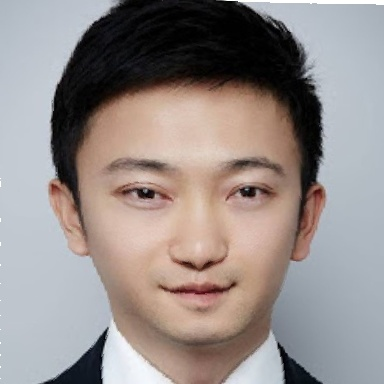
#> input picture CS270-Digital-Image-Processing/hw2/problem2/TPS_res.jpg, 384 x 384 px
$ python p2.py
#> lines starting #> are read from the running program, lines starting #| are printed output that depends on the picture
import numpy as np
import matplotlib.pyplot as plt
from cv2 import cv2
from math import sqrt, log
from scipy.spatial.distance import squareform, pdist
from scipy import io
import random


""" Helper Functions """
"""======================================================"""
# [22 lines left out: functions scatter, parse_lines, not called in this run]


""" Show features (control points) """
"""======================================================"""
# [11 lines left out: function show_features, not called in this run]


""" TPS Algorithm """
"""======================================================"""
# [52 lines left out: functions makeT, tps_transform, do_TPS, not called in this run]


""" Linear transformation """
"""======================================================"""
# [12 lines left out: function linear_transform, not called in this run]


""" Image registeration """
"""======================================================"""
# [34 lines left out: function get_registered_img, not called in this run]


""" Image blending using Laplace pyramaid method """
"""======================================================"""
def laplace_pyr(image, level=3):
    curr, res, gauss = image.copy(), [], []
    for _ in range(level+1):
        gauss.append(curr)
        curr = cv2.pyrDown(curr)
    for i in range(level):
        curr = gauss[i].astype(np.float32) - (cv2.pyrUp(gauss[i+1])).astype(np.float32)
        curr = np.clip(curr, 0, 255).astype(np.uint8)
        res.append(curr)
    res.append(gauss[-1])
    return res


""" Reconstruct image from Laplace pyramaid """
"""======================================================"""
def reconstruct(lap_pyr):
    res = lap_pyr[0]
    for i in range(1, len(lap_pyr)):
        tmp = lap_pyr[i]
        for _ in range(i):
            tmp = cv2.pyrUp(tmp)
        res = tmp.astype(np.float32) + res.astype(np.float32)
        res = np.clip(res, 0, 255)
    return res.astype(np.uint8)


""" Image blending using Laplace pyramaid method """
"""======================================================"""
def blending(option=1):
    """Option=1: girl at Left, boy at Right"""
#> called with option = 2
    """Option=2: girl at Right, boy at Left"""
    man = cv2.imread("./TPS_res.jpg")
#> man is the input picture: shape (384, 384, 3); mean B, G, R 138.5, 140.9, 149.8
    girl = cv2.imread("./girl.jpeg")[0:384, 0:384, :]
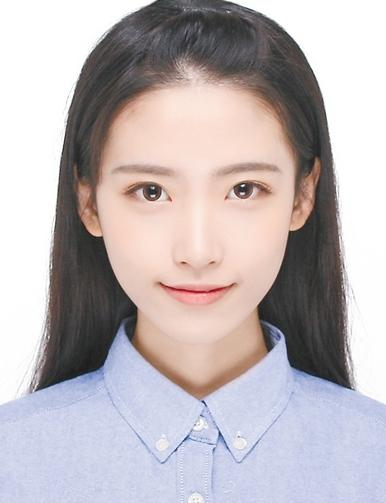
#> input picture CS270-Digital-Image-Processing/hw2/problem2/girl.jpeg, 386 x 503 px
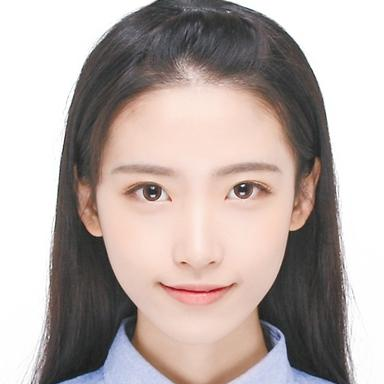
#> girl: shape (384, 384, 3); mean B, G, R 168.2, 172, 184.1
    lpg = laplace_pyr(girl)
#> in laplace_pyr, `curr, res, gauss = image.copy(), [], []`: res = []
#> after the loop in laplace_pyr, `for _ in range(level+1):`:
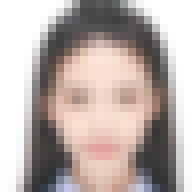
#> curr: shape (24, 24, 3) (shown 8 times larger); mean B, G, R 168.8, 172.8, 184.8
#> after the loop in laplace_pyr, `for _ in range(level+1):`: gauss = 4 items
#> after the loop in laplace_pyr, `for i in range(level):`: res = 3 items
#> lpg = 4 items
    lpb = laplace_pyr(man)
#> call 2 of laplace_pyr, with level = 3
#> in laplace_pyr (call 2), `curr, res, gauss = image.copy(), [], []`: res = []
#> after the loop in laplace_pyr (call 2), `for _ in range(level+1):`:
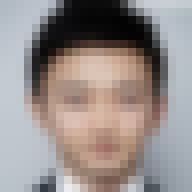
#> curr: shape (24, 24, 3) (shown 8 times larger); mean B, G, R 138.4, 140.7, 149.6
#> after the loop in laplace_pyr (call 2), `for _ in range(level+1):`: gauss = 4 items
#> the loop in laplace_pyr (call 2), `for i in range(level):` made 3 passes
#> pass 1, in laplace_pyr (call 2), `curr = gauss[i].astype(np.float32) - (cv2.pyrUp(gauss[i+1])).astype(np..`:
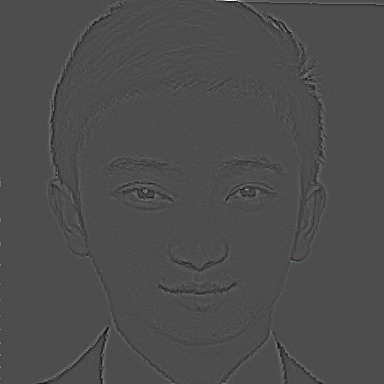
#> curr: shape (384, 384, 3) float32; mean of channels 0, 1, 2 0, 0, 0; drawn with min black and max white
#> after the loop in laplace_pyr (call 2), `for i in range(level):`: res = 3 items
#> lpb = 4 items
    lps = []
    for i in range(len(lpb)):
        tmp = np.zeros(lpb[i].shape)
        if option == 1:
            tmp[:, 0:int(len(lpb[i])/1.8), :] = lpg[i][:, 0:int(len(lpb[i])/1.8), :]
            tmp[:, int(len(lpb[i])/1.8):, :] = lpb[i][:, int(len(lpb[i])/1.8):, :]
        else:
            tmp[:, 0:int(len(lpb[i])/2), :] = lpb[i][:, 0:int(len(lpb[i])/2), :]
            tmp[:, int(len(lpb[i])/2):, :] = lpg[i][:, int(len(lpb[i])/2):, :]
        lps.append(tmp)
#> this loop made 4 passes
#> after the loop, lps = 4 items
    img = reconstruct(lps)
#> the loop in reconstruct, `for i in range(1, len(lap_pyr)):` made 3 passes
#> pass 1, in reconstruct, `tmp = lap_pyr[i]`:
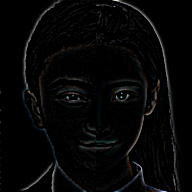
#> tmp: shape (192, 192, 3) float64; mean of channels 0, 1, 2 1.8, 1.8, 1.8; drawn with min black and max white
#> after the loop in reconstruct, `for i in range(1, len(lap_pyr)):`:
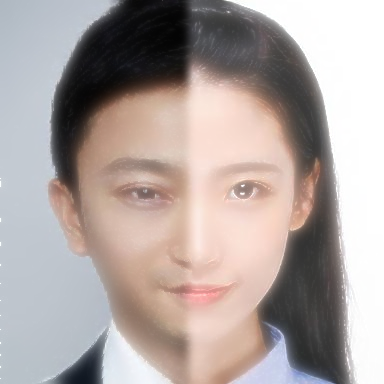
#> res: shape (384, 384, 3) float32; mean of channels 0, 1, 2 161.5, 164.7, 175.5; drawn as B, G, R
    cv2.imwrite("blending"+str(option)+".jpg", img)
    img = cv2.cvtColor(img, cv2.COLOR_BGR2RGB)
    plt.imshow(img)
    plt.show()


""" Main entry """
"""======================================================"""
def main():
    """Uncomment following 2 lines to show the image registeration results"""
    """Now it's already saved in `TPS_res.jpg`"""
    # ps, _ = get_registered_img(False)
    # cv2.imwrite("TPS_res.jpg", ps)
    """Image blending using Laplace pyramaid method"""
    blending(2)


if __name__ == "__main__":
    main()
